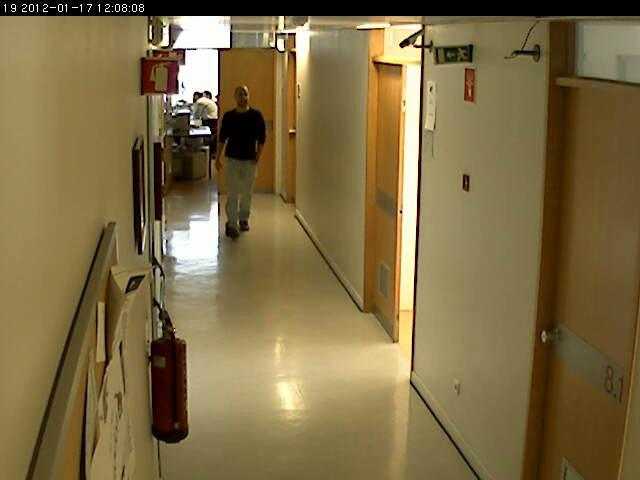
%> input picture raw/mbh/I03006.jpeg, 640 x 480 px
$ octave Edit_and_Run_for_Camera19_floor8.m   (GNU Octave 9; MATLAB toolbox functions it lacks are replaced by stand-ins)
%> lines starting %> are read from the running program, lines starting %| are printed output that depends on the picture
### raw/mbh/drawCorridor8thFloor.m
function drawCorridor8thFloor(IP)

%draws map of the corridors of 8th floor and coffee room
%connects lines between all points which are corners

%error: the wall in the end of elevator's hall should not be diagonal, but
%straight. not sure why it isn't, repeated all the measurements at the hall
%and found no measurement errors

WallsMeasuredByTiago = [
    -12.488	7.844
	-12.488	4.894
	-12.396	4.894
	-12.396	-0.222
	-7.179	-0.222
	-7.179	-0.13
	-6.279	-0.13
	-6.279	-0.222
	-5.74	-0.222
	-5.74	-0.13
	-4.966	-0.13
	-4.966	-0.222
	-2.832	-0.222
	-2.832	-0.13
	-2.058	-0.13
	-2.058	-0.222
	0       -0.222
	0       -0.1300
    0.268	-0.1300
    0.268	-0.0560
    % Inside of LRM Lab
	0.268	0
	0       0
	0       12.71
	-10.214	12.71
	-10.214	19.77
	7.38	19.77 %The x value used to be 6.996, but after measure again, I got the value of 7.38m.
	7.38	0
% 	6.996	-0.056 % DUNNO WTF MEASUREMENT IS THIS
    % It's 1.69 in X from the Wall to the line in the floor, and then it's
    % 2,01 meters to the next line, and 2 meters to the next, and 2 meters
    % to the wall

    % Outside of LRM Lab
    1.846	0
    %     	1.846	-0.0560 % DUNNO WTF MEASUREMENT IS THIS
    1.846	-0.1300
    1.866	-0.1300
    1.866	-0.2220
    1.940	-0.2220
    1.940	-1.8000
    1.866	-1.8000
    1.866	-1.9040
    1.093	-1.9040
    1.093	-1.9780
    0.225	-1.9780
    0.225	-1.9040
    -4.191	-1.9040
    %Update area near the door
    -4.191  -1.979
    -5.021  -1.979
    -5.021  -2.019
    -4.191  -2.019
    -4.191  -2.949
    %%
    %-4.191	-1.9780
	%-4.191	-2.051
	%-4.16	-2.051
	%-4.16	-2.034
	%-4.109	-2.034
	%-4.109	-2.969
	-4.01	-2.949
	-4.01	-2
	-0.176	-2
	-0.176	-7.948
	-6.123	-7.948
	-6.123	-2.034
	-5.804	-2.034
	-5.804	-2.051
	-5.773	-2.051
   	-5.773	-1.9780
   	-5.773	-1.9040
   	-7.886	-1.9040
   	-7.886	-1.9780
   	-8.754	-1.9780
   	-8.754	-1.9040
  	-10.892	-1.9040
  	-10.892	-1.9780
  	-11.764	-1.9780
  	-11.764	-1.9040
	-13.138	-1.9040
  	-13.138	-1.9780
 	-14.006	-1.9780
  	-14.006	-1.904
	-14.102	-1.904
	-14.102	-1.8
	-14.176	-1.8
	-14.176	-0.214
	-14.102	-0.214
	-14.102	1.597
	-14.176	1.597
	-14.176	2.469
	-14.102	2.469
	-14.102	4.595
	-14.176	4.595
	-14.176	5.471
	-14.102	5.471
	-14.102	7.605
	-14.176	7.605
	-14.176	8.477
	-14.102	8.477
	-14.102	9.824
	-14.176	9.824
	-14.176	10.684
	-14.102	10.684
	-14.102	12
	-14.056	12
	-14.056	12.074
	-12.484	12.074
	-12.484	12
	-12.438	12
	-12.438	10.73
	-12.575	10.73
	-12.575	10.597
	-12.438	10.597
	-12.438	10.502
	-12.552	10.435
	-12.438	10.435
	-12.438	10.343
	-12.038	10.343
	-12.038	10.452
	-11.992	10.452
	-11.992	10.427
	-11.134	10.427
	-11.134	10.452
	-10.769	10.452
	-10.769	9.895
	-9.519	9.895
	-9.519	10.452
	-7.367	10.452
	-7.206	7.575
	-7.926	7.575
	-7.926	7.272
	-8.103	7.272
	-8.103	7.204
	-8.5665	7.204
	-8.5665	7.164
	-9.12	7.164
	-9.12	7.272
	-9.207	7.272
	-9.207	7.575
	-9.862	7.575
	-9.862	7.272
	-9.949	7.272
	-9.949	7.164
	-10.5025 7.164
	-10.5025 7.204
	-11.056	7.204
	-11.056	7.272
	-11.143	7.272
	-11.143	7.575
	-11.896	7.575
	-11.896	7.844
	-12.396	7.844
	-12.488	7.844
];

try
    close 1 %closing figure 1 to re-plot without worry about Hold on
catch       %inside a try-catch because Matlab stops with an error if you
end         %try to close a figure that doesn't exist
figure(8), hold on
p = WallsMeasuredByTiago;
for i=1:size(p,1)-1
	line([p(i,1),p(i+1,1)], [p(i,2),p(i+1,2)]);
end
axis equal

littleWhitePlasticThingNearFloor = [
    1.9    0
    1.9    0.05
    7      0.05       % wall at X~7m ? seems to be bad measured
];
p = littleWhitePlasticThingNearFloor; % calha
for i=1:size(p,1)-1
	line([p(i,1),p(i+1,1)], [p(i,2),p(i+1,2)]);
end

WhiteArmario = [
    0.065       1.74
    0.61+0.065  1.74
    0.61+0.065  1.74+3.41
    0.065       1.74+3.41
];
p = WhiteArmario;
for i=1:size(p,1)-1
	line([p(i,1),p(i+1,1)], [p(i,2),p(i+1,2)]);
end

ClosedDoor = [
    1.08        0
    1.846       0
    1.846       -0.035
    1.08        -0.035
    1.08        0
];
p = ClosedDoor;
for i=1:size(p,1)-1
	plot([p(i,1); p(i+1,1)], [p(i,2); p(i+1,2)],'Color', [210 105 30]/255);
end

GreyLinesOnFloor = [
    1.69    0;
    1.69    19.77-0.05;
    3.7     0+0.05;
    3.7     19.77-0.05;
    5.7     0+0.05;
    5.7     19.77-0.05;
];
p = GreyLinesOnFloor;
for i=1:2:size(p,1)-1
	plot([p(i,1); p(i+1,1)], [p(i,2); p(i+1,2)],'Color', [0.7 0.7 0.7]);
end


% Measurements taken 11 and 12/Jun/2012, mesuring the estimated position of the
% camera sensor (at the end of the black camera objective)
%    X (m)          Y(m)                    Height (m)  IP      Location
%                                               10.10.2.X
Cameras = [
    -0.78           -0.33                   2.19        59      43;
    -12.4+0.715     -0.33                   2.25        19      40;
    -14.1+0.115     4.595-0.12              2.25        20      37;
    -14.1+0.12      12-0.20                 2.25        34      NaN;%No location on map, nearest location is 36
    -12.04+0.19     10.45-0.17              2.25        40      35;
    -0.176-0.28     -7.948-0.09             2.35        18      46;
    -6.123+0.15     -7.948+0.14             2.32        57      47;
    3.79            6.47                    2.28        58     NaN;%No location on map
    5.92            6.54                    2.28        56     NaN;%No location on map
    3.7+0.05        6.47+3.07+2.0+2-0+0.37  2.28        54     NaN;%No location on map
    3.7+1.88        6.47+3.07+2.0+2-0+0.54  2.28        50     NaN;%No location on map
    -7.64-0.93      19.24-1.45              2.28        51     NaN;%No location on map
    -7.64-0.98      13.24+1.26              2.28        53     NaN;%No location on map
    5.58+1.8        14.08+0.74              2.28        55     NaN;%No location on map
    ];
plot(Cameras(:,1),Cameras(:,2), '*r')
if ~exist('IP','var') || IP
    for i=find(Cameras(:,4)~=0)'
        text(Cameras(i,1)+.2,Cameras(i,2)-.2, ['IP' int2str(Cameras(i,4))])% ' Loc' int2str(Cameras(i,5))])
    end
end

% Brown Duct tape rectangles added 12/Jun/2012
MarcadoresNoChao = [
    1.69            3;
    1.69            6;
    1.69            6.47;
    3.7             6.47;
    1.69            9.47;
    ];
% Orange Markers in the ground, as old as LRM is
MarcadoresNoChaoLaranja = [
    1.69            10;
    3.7             6.47+3.07;
    3.7             6.47+3.07+2.0;
    3.7             6.47+3.07+2.0+2.0;
    3.7+0.82        6.47+3.07+2.0+2.0+1.0;
    3.7+1.35        6.47+3.07+2.0+1.12;
];

%Yellow duct tape
MarcadoresNoChaoAmarelo = [
    3.7             16.33;
    3.7             17.29;
    3.7             18.47;
    -2.019          -4.109;
    -5.629          -4.739;
];

plot(MarcadoresNoChao(:,1),MarcadoresNoChao(:,2), 's', 'Color', [205 133 63]/255)
plot(MarcadoresNoChaoLaranja(:,1),MarcadoresNoChaoLaranja(:,2), 'd', 'Color', [1 0.5 0])
plot(MarcadoresNoChaoAmarelo(:,1),MarcadoresNoChaoAmarelo(:,2), 'x', 'Color', 'y')

SmallSquareNearRobotParking = [
    4.12    16.29;
    4.35    16.29;
    4.35    16.52;
    4.12    16.52;
    4.12    16.29;
];

p = SmallSquareNearRobotParking;
for i=1:size(p,1)-1
	line([p(i,1),p(i+1,1)], [p(i,2),p(i+1,2)],'Color','k');
end


FootballFieldContour = [
    1.41    13.24;
    -1.58   13.24;
    -4.61   13.24;
    -7.64   13.24;
    -7.64   19.24;
    1.41    19.24;
    1.41    13.24
 ];

p = FootballFieldContour;
for i=1:size(p,1)-1
	line([p(i,1),p(i+1,1)], [p(i,2),p(i+1,2)],'Color','k');
end

BigArea = [
    -5.82     19.24;
    -5.82     17.54;
    -0.4      17.54;
    -0.4      19.24;
    -5.82     19.24;
];

p = BigArea;
for i=1:size(p,1)-1
	line([p(i,1),p(i+1,1)], [p(i,2),p(i+1,2)],'Color','k');
end

SmallArea = [
    -4.87   19.24;
    -4.87   18.49;
    -1.37   18.49;
    -1.37   19.24;
];

p = SmallArea;
for i=1:size(p,1)-1
	line([p(i,1),p(i+1,1)], [p(i,2),p(i+1,2)],'Color','k');
end

### raw/mbh/computeHomography.m
function [Homography ginputPoints] = computeHomography(CameraPoints, CameraImage)


%% Draw map image with indicators of where to click
% drawCorridor7thFloor(0); %draws in figure 1
% drawVascoGamaFloor;
drawCorridor8thFloor(0); %draws in figure 1
for i=1:size(CameraPoints,1)
    plot(CameraPoints(i,1),CameraPoints(i,2),'xk')
    text(CameraPoints(i,1)+0.2,CameraPoints(i,2)-0.2,int2str(i))
end

%% Click on image in the same order as indicated in map
% Input:
%  - CameraPoints : (X,Y) points in plane of floor, in meters

figure(2); imshow(CameraImage)
title('Click on image in the same order as indicated in map image')
imgPoints = [] ;
for i=1:size(CameraPoints,1)

    imgPoints(i,:) = [round(ginput(1)) 1] ;

    % Mark the point on the image
    hold on ;
    plot(imgPoints(i,1),imgPoints(i,2),'g.') ;
    hold off ;
end
ginputPoints = imgPoints;
%%-----------------------------------------------
%%
%% Compute the camera homography (code from Luis Tavares)
%%
if size(CameraPoints,2) ~= 3
    %adding the column of ones to make it homogeneous coordinates
    CameraPoints(:,3) = 1;
end

M = [] ;
for i = 1:size(CameraPoints,1)
    M(i*2-1,:) = [-CameraPoints(i,:)   0 0 0             imgPoints(i,1)*CameraPoints(i,:)] ;
    M(i*2,:)   = [0 0 0	             -CameraPoints(i,:)	imgPoints(i,2)*CameraPoints(i,:)] ;
end

[vect val]      = eig(M'*M);
[minimo indice]	= min(diag(val));
res             = vect(:,indice)/vect(end,indice);
P               = [res(1:3)'; res(4:6)'; res(7:9)'];

invP=inv(P);
invP=invP./invP(3,3);

disp(invP);

save backupHomography.dat invP -ASCII -DOUBLE ;
Homography = invP;

%%-----------------------------------------------
%%
%%   Show on the image where the world points are
%%  projected, given the homography
%%
hold on ;

for i = 1:size(CameraPoints,1)

    retro	= P*CameraPoints(i,:)' ;
    retro	= round(retro/retro(3)) ;
    plot(retro(1),retro(2),'b.') ;
end

hold off ;

%%-----------------------------------------------
%%
%%   Compute the homography error
%%

error = 0 ;

for i = 1:size(CameraPoints,1)
    directo	= inv(P)*imgPoints(i,:)' ;
    directo	= directo/directo(3) ;
    error = error + sqrt(sum((directo-CameraPoints(i,:)').^2))/size(CameraPoints,1) ;
end

disp(['--: Average projection error: ' num2str(error)]) ;

### raw/mbh/Edit_and_Run_for_Camera19_floor8.m
%% Edit and run for each camera separatly
% 1) Take one snapshot from camera
CameraName = 'IP19'
addpath(genpath('/home/dario/Desktop/Dropbox/Dario/Work/Archiveofunusedcode/camnet'))

%%

clear CameraPoints CameraImage
if strcmp(CameraName,'IP19')
    CameraImagePath = 'I03006.jpeg';
    display('Camera 19, in the 8th floor, looking at entrance of snacks room')
    CameraPoints = [
        -5.773  -1.904
        -5.021  -2.019
        -5.021  -1.979
        -4.191  -1.979
        -4.191  -1.904
        0.225   -1.904
        1.903   -1.904
        1.866   -1.8
        1.94    -1.011
        -2.058  -0.222
    ];
end

%-------------------------------------------------------------------------%
CameraImage=imread(CameraImagePath);
%> CameraImage is the input picture: size 480x640x3 uint8; mean R, G, B 126.5, 108.9, 69.4
figure(2), imshow(CameraImage)
% Choose from map the points where you're going to click, and fill in
% CameraPoints matrix
drawCorridor8thFloor(),
% drawVascoGamaFloor(),
title('Choose from map the points where youre going to click, and fill in CameraPoints matrix')
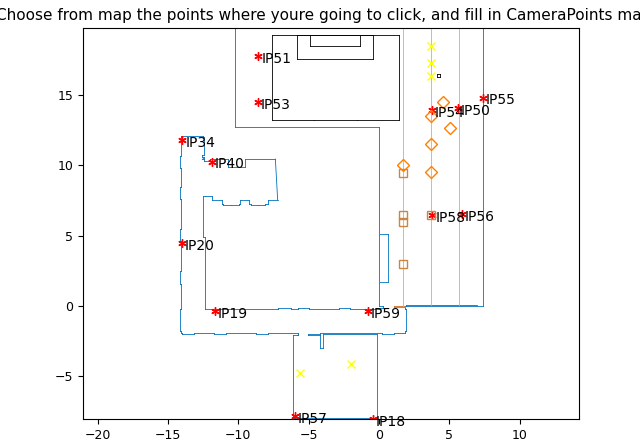
%> figure redrawn from the program's plot data

%% Save homography
% CameraImage = imread('Laser_blueprint_overlay_small.png'); % DEBUG, COMMENT
[Homography ginputPoints] = computeHomography(CameraPoints, CameraImage)
%> after the loop in computeHomography, `for i=1:size(CameraPoints,1)`:
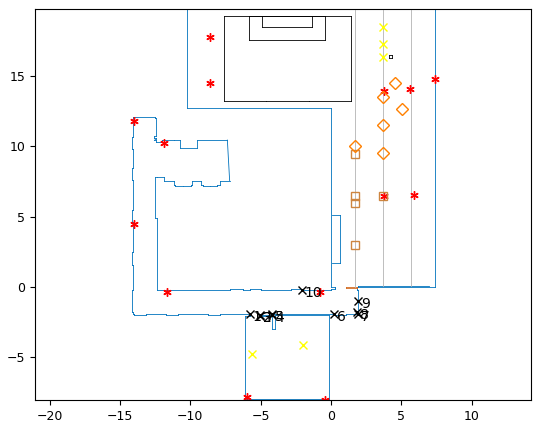
%> figure redrawn from the program's plot data
%> the run ends on the next line
